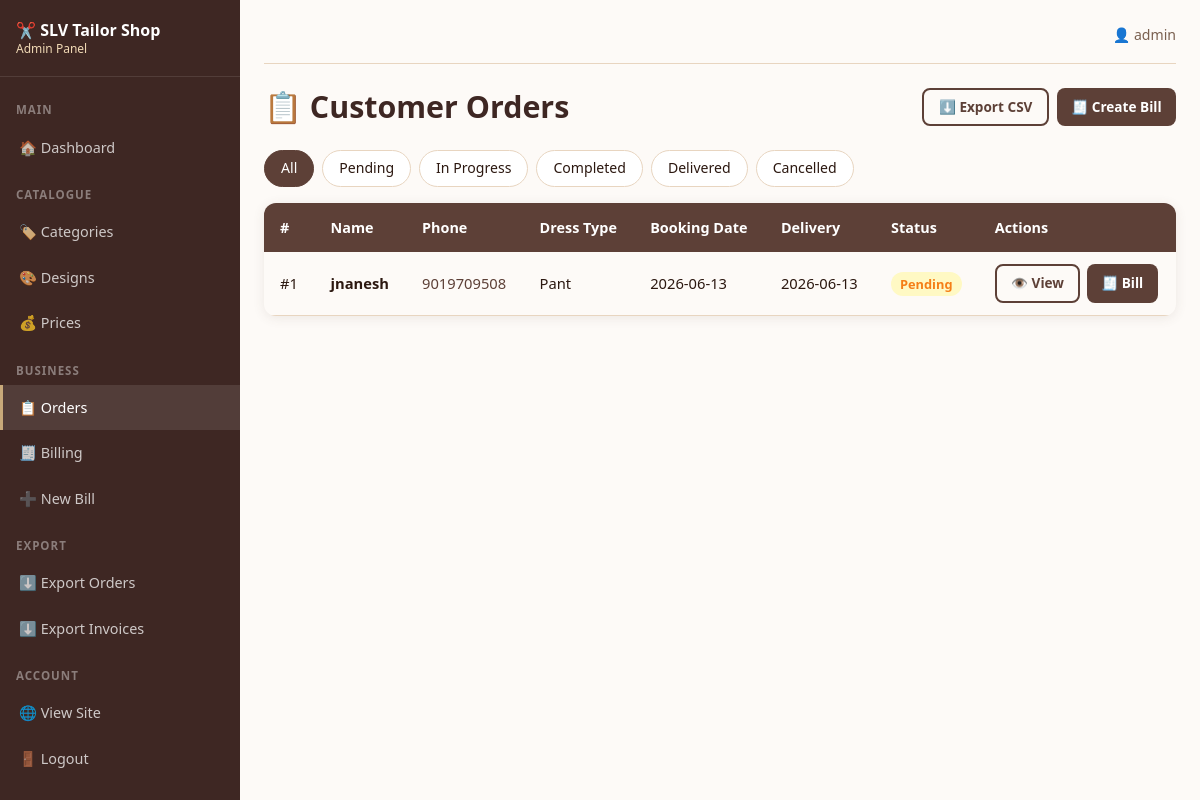
Page /admin/orders (signed in) on the committed database.
### tables this page shows
CREATE TABLE customer_orders (
            id INTEGER PRIMARY KEY AUTOINCREMENT,
            name TEXT NOT NULL,
            phone TEXT NOT NULL,
            age TEXT,
            address TEXT,
            dress_type TEXT NOT NULL,
            measurements TEXT,
            booking_date TEXT,
            delivery_date TEXT,
            remarks TEXT,
            status TEXT DEFAULT 'pending',
            created_at TIMESTAMP DEFAULT CURRENT_TIMESTAMP
        );

### app.py (the view)
@app.route('/admin/orders')
@login_required
def admin_orders():
    db = get_db()
    status = request.args.get('status', '')
    query = 'SELECT * FROM customer_orders'
    params = []
    if status:
        query += ' WHERE status=?'
        params.append(status)
    query += ' ORDER BY id DESC'
    orders = db.execute(query, params).fetchall()
    return render_template('admin/orders.html', orders=orders, selected_status=status)

### database/db.py (called while the page is built)
def get_db():
    if 'db' not in g:
        g.db = sqlite3.connect(DATABASE)
        g.db.row_factory = sqlite3.Row
        g.db.execute("PRAGMA journal_mode=WAL")
        g.db.execute("PRAGMA foreign_keys=ON")
    return g.db

### utils/auth.py (called while the page is built)
def login_required(f):
    @wraps(f)
    def decorated(*args, **kwargs):
        if 'admin_id' not in session:
            return redirect(url_for('admin_login'))
        return f(*args, **kwargs)
    return decorated

### templates/admin/orders.html (shortened to what this page needs)
{% extends "admin/base.html" %}
{% block content %}
<div class="admin-header">
  <h2>📋 Customer Orders</h2>
  <div style="display:flex;gap:0.5rem;flex-wrap:wrap;">
    <a href="{{ url_for('admin_export_orders') }}" class="btn btn-outline btn-sm">⬇️ Export CSV</a>
    <a href="{{ url_for('admin_create_bill') }}" class="btn btn-primary btn-sm">🧾 Create Bill</a>
  </div>
</div>
<div style="display:flex;gap:0.5rem;flex-wrap:wrap;margin-bottom:1rem;">
  {% for s in [('','All'), ('pending','Pending'), ('in_progress','In Progress'), ('completed','Completed'), ('delivered','Delivered'), ('cancelled','Cancelled')] %}
  <a href="{{ url_for('admin_orders', status=s[0]) }}" class="chip {% if selected_status==s[0] %}active{% endif %}">{{ s[1] }}</a>
  {% endfor %}
</div>
<div class="table-wrapper">
  <table class="table">
    <thead>
      <tr><th>#</th><th>Name</th><th>Phone</th><th>Dress Type</th><th>Booking Date</th><th>Delivery</th><th>Status</th><th>Actions</th></tr>
    </thead>
    <tbody>
      {% for order in orders %}
      <tr>
        <td>#{{ order.id }}</td>
        <td><strong>{{ order.name }}</strong></td>
        <td><a href="tel:{{ order.phone }}">{{ order.phone }}</a></td>
        <td>{{ order.dress_type }}</td>
        <td>{{ order.booking_date or '—' }}</td>
        <td>{{ order.delivery_date or '—' }}</td>
        <td><span class="status status-{{ order.status }}">{{ order.status.replace('_',' ').title() }}</span></td>
        <td style="display:flex;gap:0.4rem;flex-wrap:wrap;">
          <a href="{{ url_for('admin_order_detail', oid=order.id) }}" class="btn btn-sm btn-outline">👁️ View</a>
          <a href="{{ url_for('admin_create_bill') }}?order_id={{ order.id }}" class="btn btn-sm btn-primary">🧾 Bill</a>
        </td>
      </tr>
      {% else %}
      <tr><td colspan="8" class="text-center text-muted" style="padding:2rem;">No orders found.</td></tr>
      {% endfor %}
    </tbody>
  </table>
</div>
{% endblock %}

### static/css/style.css (style rules this page uses)
:root { --primary: #5D4037; --primary-dark: #3E2723; --primary-light: #8D6E63; --accent: #C8A97A; --accent-light: #F0D9B5; --bg: #FDFAF7; --bg2: #FFF8F2; --surface: #FFFFFF; --border: #E8D5C0; --text: #2C1810; --text-muted: #7A6050; --success: #2E7D32; --danger: #C62828; --warning: #F57F17; --radius: 12px; --radius-sm: 8px; --shadow: 0 2px 12px rgba(93,64,55,0.10); --shadow-lg: 0 6px 24px rgba(93,64,55,0.15); --font: 'Segoe UI', system-ui, -apple-system, sans-serif; }
*, *::before, *::after { box-sizing: border-box; margin: 0; padding: 0; }
html { scroll-behavior: smooth; font-size: 16px; }
body { font-family: var(--font); background: var(--bg); color: var(--text); line-height: 1.6; }
a { color: var(--primary); text-decoration: none; }
h1, h2, h3, h4 { line-height: 1.25; color: var(--primary-dark); }
h2 { font-size: clamp(1.3rem, 4vw, 1.9rem); font-weight: 700; }
.btn { display: inline-flex; align-items: center; justify-content: center; gap: 0.4rem; padding: 0.7rem 1.4rem; border: none; border-radius: var(--radius-sm); font-size: 1rem; font-weight: 600; cursor: pointer; transition: all 0.2s; text-decoration: none; min-height: 44px; }
.btn-primary { background: var(--primary); color: #fff; }
.btn-outline { background: transparent; color: var(--primary); border: 2px solid var(--primary); }
.btn-sm { padding: 0.4rem 0.9rem; font-size: 0.85rem; min-height: 36px; }
.table { width: 100%; border-collapse: collapse; }
.table th { background: var(--primary); color: #fff; padding: 0.8rem 1rem; text-align: left; font-size: 0.9rem; white-space: nowrap; }
.table td { padding: 0.75rem 1rem; border-bottom: 1px solid var(--border); font-size: 0.92rem; vertical-align: middle; }
.table-wrapper { overflow-x: auto; border-radius: var(--radius); box-shadow: var(--shadow); }
.status { padding: 0.25em 0.7em; border-radius: 20px; font-size: 0.8rem; font-weight: 600; }
.status-pending { background: #FFF9C4; color: #F57F17; }
.admin-header { display: flex; justify-content: space-between; align-items: center; margin-bottom: 1.5rem; flex-wrap: wrap; gap: 0.75rem; }
.admin-header h2 { margin: 0; }
.chip { display: inline-flex; align-items: center; padding: 0.4rem 1rem; border: 1.5px solid var(--border); border-radius: 20px; font-size: 0.88rem; cursor: pointer; transition: all 0.2s; background: var(--surface); text-decoration: none; color: var(--text); }
.chip:hover, .chip.active { background: var(--primary); color: #fff; border-color: var(--primary); text-decoration: none; }

### rows in the picture
customer_orders: id "1", name "jnanesh", phone "9019709508", dress_type "Pant", booking_date "2026-06-13", delivery_date "2026-06-13", status.replace "Pending"

### other values in the picture
{{ session.admin_name }} "admin"
{{ s[1] }} "All" "Pending" "In Progress" "Completed" "Delivered" "Cancelled"
